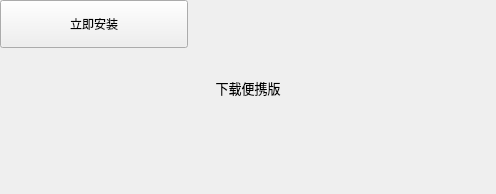
<?xml version="1.0" encoding="UTF-8"?>
<ui version="4.0">
 <class>PageSelectInstallMethod</class>
 <widget class="QWidget" name="PageSelectInstallMethod">
  <property name="geometry">
   <rect>
    <x>0</x>
    <y>0</y>
    <width>496</width>
    <height>194</height>
   </rect>
  </property>
  <property name="windowTitle">
   <string>Form</string>
  </property>
  <layout class="QVBoxLayout" name="lay_main">
   <property name="spacing">
    <number>0</number>
   </property>
   <property name="leftMargin">
    <number>0</number>
   </property>
   <property name="topMargin">
    <number>0</number>
   </property>
   <property name="rightMargin">
    <number>0</number>
   </property>
   <property name="bottomMargin">
    <number>0</number>
   </property>
   <item>
    <widget class="QPushButton" name="btn_start_installer">
     <property name="minimumSize">
      <size>
       <width>188</width>
       <height>48</height>
      </size>
     </property>
     <property name="maximumSize">
      <size>
       <width>188</width>
       <height>48</height>
      </size>
     </property>
     <property name="text">
      <string>立即安装</string>
     </property>
    </widget>
   </item>
   <item>
    <layout class="QVBoxLayout" name="verticalLayout">
     <property name="topMargin">
      <number>30</number>
     </property>
     <item>
      <widget class="QLabel" name="lb_portable">
       <property name="font">
        <font>
         <pointsize>10</pointsize>
        </font>
       </property>
       <property name="text">
        <string>下载便携版</string>
       </property>
       <property name="alignment">
        <set>Qt::AlignmentFlag::AlignCenter</set>
       </property>
      </widget>
     </item>
    </layout>
   </item>
   <item>
    <spacer name="verticalSpacer">
     <property name="orientation">
      <enum>Qt::Orientation::Vertical</enum>
     </property>
     <property name="sizeHint" stdset="0">
      <size>
       <width>20</width>
       <height>95</height>
      </size>
     </property>
    </spacer>
   </item>
  </layout>
 </widget>
 <resources/>
 <connections/>
</ui>
